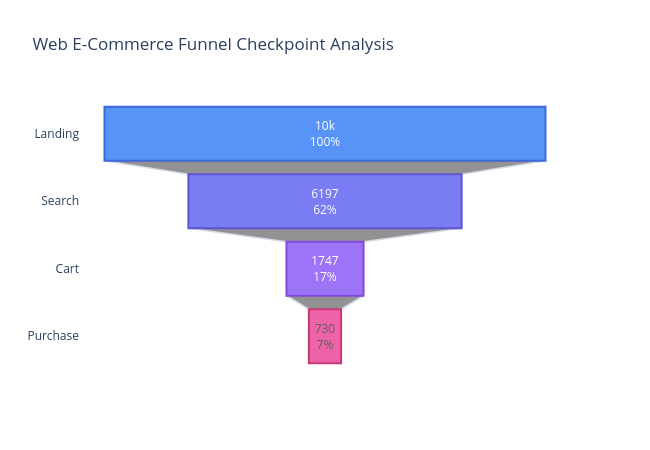

Notebook code cell kept with this figure:
### Markdown cell above
## Interactive Conversion Funnel Plotly Chart

We construct a styled Plotly Funnel visualization highlighting drop-off statistics, showing conversion percentages and the relative size of each step.

### Code cell
# Convert structures to python lists for JSON serialization compatibility
steps = [s.split('_')[1] for s in df_counts.index]
user_values = [int(v) for v in df_counts['Users']]

fig = go.Figure(go.Funnel(
    y=steps,
    x=user_values,
    textposition="inside",
    textinfo="value+percent initial",
    opacity=0.85,
    marker={"color": ["#3B82F6", "#6366F1", "#8B5CF6", "#EC4899"],
            "line": {"width": [2, 2, 2, 2], "color": ["#1D4ED8", "#4338CA", "#6D28D9", "#BE185D"]}},
    connector={"line": {"color": "#CBD5E1", "width": 1.5}}
))

fig.update_layout(
    title='Web E-Commerce Funnel Checkpoint Analysis',
    template='plotly_white',
    width=650,
    height=450
)

fig.show()

### Figure 1 — Plotly figure (JSON) as saved in the notebook; plotly's stock layout.template omitted (floating-point values rounded to 4 significant figures)
{"data": [{"connector": {"line": {"color": "#CBD5E1", "width": 1.5}}, "marker": {"color": ["#3B82F6", "#6366F1", "#8B5CF6", "#EC4899"], "line": {"color": ["#1D4ED8", "#4338CA", "#6D28D9", "#BE185D"], "width": [2, 2, 2, 2]}}, "opacity": 0.85, "textinfo": "value+percent initial", "textposition": "inside", "x": [10000, 6197, 1747, 730], "y": ["Landing", "Search", "Cart", "Purchase"], "type": "funnel"}], "layout": {"title": {"text": "Web E-Commerce Funnel Checkpoint Analysis"}, "width": 650, "height": 450}}
